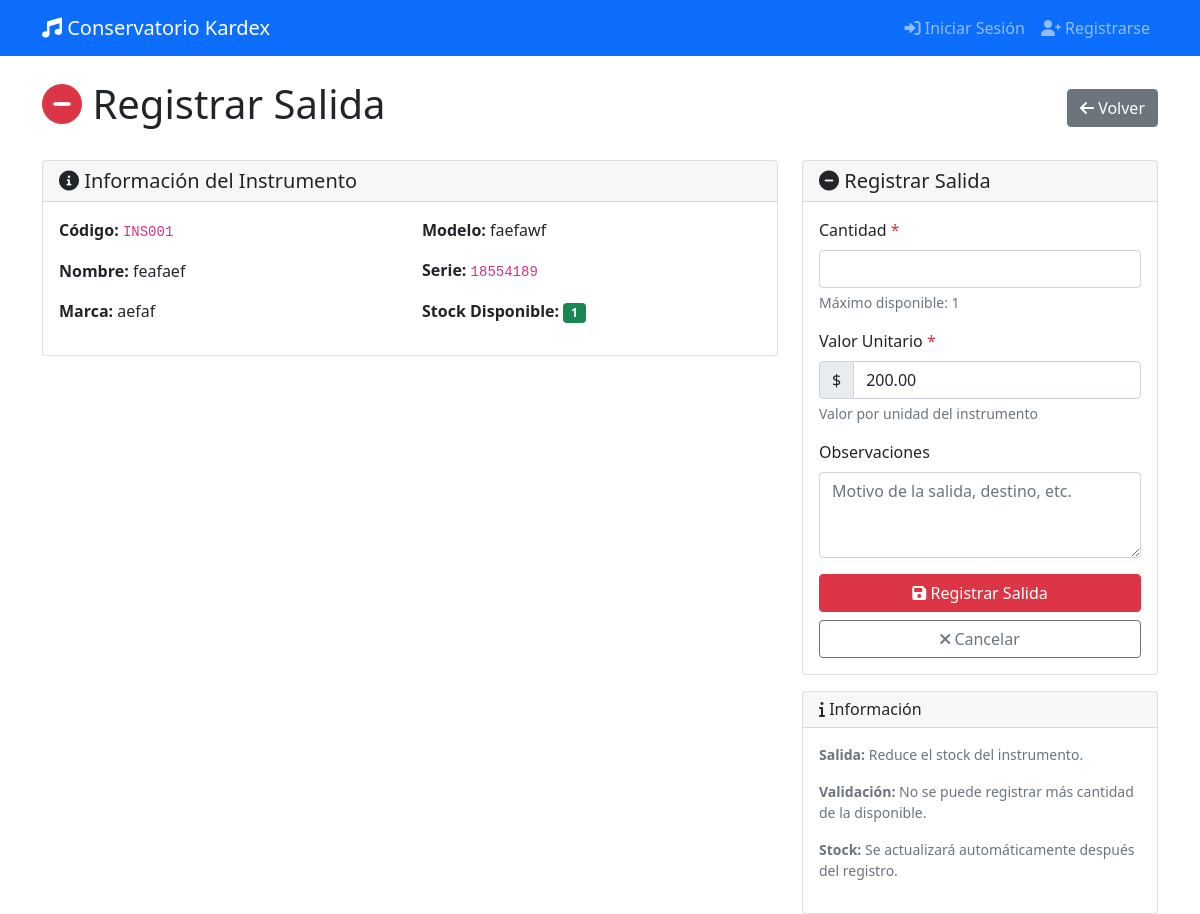
The app's page /movimientos/instrumento/9/salida with its own data.
### app/database/models.py (models this page shows, shortened)
class BaseModel(db.Model):
    __abstract__ = True
    id = db.Column(db.Integer, primary_key=True)
    created_at = db.Column(db.DateTime, default=datetime.utcnow)
    updated_at = db.Column(db.DateTime, default=datetime.utcnow, onupdate=datetime.utcnow)

class Item(BaseModel):
    __tablename__ = 'tb_item'
    i_codigo = db.Column(db.String(20), unique=True, nullable=False)
    i_nombre = db.Column(db.String(200), nullable=False)
    i_tipo = db.Column(db.String(20), nullable=False)  # 'instrumento' o 'articulo'
    i_cantidad = db.Column(db.Integer, default=0)
    i_vUnitario = db.Column(db.Numeric(10, 2), default=0.0)
    i_vTotal = db.Column(db.Numeric(10, 2), default=0.0)
    instrumento = db.relationship('Instrumento', backref='item', uselist=False)
    articulo = db.relationship('Articulo', backref='item', uselist=False)
    movimientos = db.relationship('MovimientoDetalle', backref='item', lazy=True)
    stock = db.relationship('Stock', backref='item', uselist=False)

class Instrumento(db.Model):
    __tablename__ = 'tb_instrumento'
    i_id = db.Column(db.Integer, db.ForeignKey('tb_item.id'), primary_key=True)
    i_marca = db.Column(db.String(50), nullable=False)
    i_modelo = db.Column(db.String(50), nullable=False)
    i_serie = db.Column(db.String(50), unique=True, nullable=False)
    i_estado = db.Column(db.String(50), nullable=False)  # Podría ser un Enum
    created_at = db.Column(db.DateTime, default=datetime.utcnow)
    updated_at = db.Column(db.DateTime, default=datetime.utcnow, onupdate=datetime.utcnow)

### app/routes/web/movimientos.py (the view, shortened to what this page needs)
@bp.route('/instrumento/<int:instrumento_id>/salida', methods=['GET', 'POST'])
def registrar_salida(instrumento_id):
    instrumento = instrumento_service.obtener_por_id(instrumento_id)
    if not instrumento:
        flash('Instrumento no encontrado', 'error')
        return redirect(url_for('instrumentos.listar_instrumentos'))
    return render_template('movimientos/salida_form.html', instrumento=instrumento)

### app/database/repositories/base.py (called while the page is built)
    def get_by_id(self, id):
        return self.model.query.get(id)

### app/services/instrumento_service.py (called while the page is built)
    def obtener_por_id(self, instrumento_id):
        return self.repo.get_by_id(instrumento_id)

### app/templates/movimientos/salida_form.html (shortened to what this page needs)
{% extends "base.html" %}
{% block content %}
<div class="row">
    <div class="col-12">
        <div class="d-flex justify-content-between align-items-center mb-4">
            <h1>
                <i class="fas fa-minus-circle text-danger"></i> Registrar Salida
            </h1>
            <a href="{{ url_for('instrumentos.detalle_instrumento', instrumento_id=instrumento.i_id) }}" class="btn btn-secondary">
                <i class="fas fa-arrow-left"></i> Volver
            </a>
        </div>
    </div>
</div>
<div class="row">
    <div class="col-md-8">
        <div class="card">
            <div class="card-header">
                <h5 class="mb-0">
                    <i class="fas fa-info-circle"></i> Información del Instrumento
                </h5>
            </div>
            <div class="card-body">
                <div class="row">
                    <div class="col-md-6">
                        <p><strong>Código:</strong> <code>{{ instrumento.item.i_codigo if instrumento.item else 'N/A' }}</code></p>
                        <p><strong>Nombre:</strong> {{ instrumento.item.i_nombre if instrumento.item else 'N/A' }}</p>
                        <p><strong>Marca:</strong> {{ instrumento.i_marca }}</p>
                    </div>
                    <div class="col-md-6">
                        <p><strong>Modelo:</strong> {{ instrumento.i_modelo }}</p>
                        <p><strong>Serie:</strong> <code>{{ instrumento.i_serie }}</code></p>
                        <p><strong>Stock Disponible:</strong>
                            <span class="badge {% if instrumento.item.i_cantidad > 0 %}bg-success{% else %}bg-danger{% endif %}">
                                {{ instrumento.item.i_cantidad if instrumento.item else 0 }}
                            </span>
                        </p>
                    </div>
                </div>
            </div>
        </div>
    </div>
    <div class="col-md-4">
        <div class="card">
            <div class="card-header">
                <h5 class="mb-0">
                    <i class="fas fa-minus-circle"></i> Registrar Salida
                </h5>
            </div>
            <div class="card-body">
                <form method="POST" id="salidaForm">
                    <div class="mb-3">
                        <label for="cantidad" class="form-label">Cantidad <span class="text-danger">*</span></label>
                        <input type="number" class="form-control" id="cantidad" name="cantidad"
                               min="1" step="1" required
                               max="{{ instrumento.item.i_cantidad if instrumento.item else 0 }}">
                        <div class="form-text">
                            Máximo disponible: {{ instrumento.item.i_cantidad if instrumento.item else 0 }}
                        </div>
                    </div>
                    <div class="mb-3">
                        <label for="valor_unitario" class="form-label">Valor Unitario <span class="text-danger">*</span></label>
                        <div class="input-group">
                            <span class="input-group-text">$</span>
                            <input type="number" class="form-control" id="valor_unitario" name="valor_unitario"
                                   min="0" step="0.01" required
                                   value="{{ '%.2f'|format(instrumento.item.i_vUnitario) if instrumento.item else '0.00' }}">
                        </div>
                        <div class="form-text">Valor por unidad del instrumento</div>
                    </div>
                    <div class="mb-3">
                        <label for="observaciones" class="form-label">Observaciones</label>
                        <textarea class="form-control" id="observaciones" name="observaciones"
                                  rows="3" placeholder="Motivo de la salida, destino, etc."></textarea>
                    </div>
                    <div class="d-grid gap-2">
                        <button type="submit" class="btn btn-danger"
                                {% if not instrumento.item or instrumento.item.i_cantidad <= 0 %}disabled{% endif %}>
                            <i class="fas fa-save"></i> Registrar Salida
                        </button>
                        <a href="{{ url_for('instrumentos.detalle_instrumento', instrumento_id=instrumento.i_id) }}"
                           class="btn btn-outline-secondary">
                            <i class="fas fa-times"></i> Cancelar
                        </a>
                    </div>
                </form>
            </div>
        </div>
        <div class="card mt-3">
            <div class="card-header">
                <h6 class="mb-0">
                    <i class="fas fa-info"></i> Información
                </h6>
            </div>
            <div class="card-body">
                <small class="text-muted">
                    <p><strong>Salida:</strong> Reduce el stock del instrumento.</p>
                    <p><strong>Validación:</strong> No se puede registrar más cantidad de la disponible.</p>
                    <p><strong>Stock:</strong> Se actualizará automáticamente después del registro.</p>
                </small>
            </div>
        </div>
    </div>
</div>
{% endblock %}

### records on screen
Item: item "INS001", item "feafaef", item "1", valor_unitario "200.00"
Instrumento: i_marca "aefaf", i_modelo "faefawf", i_serie "18554189"
